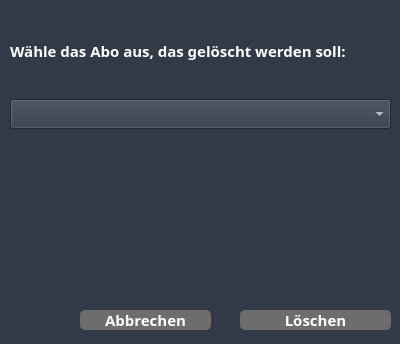
<?xml version="1.0" encoding="UTF-8"?>
<ui version="4.0">
 <class>Dialog</class>
 <widget class="QDialog" name="Dialog">
  <property name="geometry">
   <rect>
    <x>0</x>
    <y>0</y>
    <width>400</width>
    <height>344</height>
   </rect>
  </property>
  <property name="windowTitle">
   <string>Dialog</string>
  </property>
  <property name="styleSheet">
   <string notr="true">background-color: #313a46;</string>
  </property>
  <widget class="QWidget" name="gridLayoutWidget">
   <property name="geometry">
    <rect>
     <x>10</x>
     <y>9</y>
     <width>381</width>
     <height>151</height>
    </rect>
   </property>
   <layout class="QGridLayout" name="gridLayout">
    <item row="0" column="1">
     <widget class="QLabel" name="labelDeleteCalday">
      <property name="sizePolicy">
       <sizepolicy hsizetype="Preferred" vsizetype="Fixed">
        <horstretch>0</horstretch>
        <verstretch>0</verstretch>
       </sizepolicy>
      </property>
      <property name="font">
       <font>
        <family>Cabin</family>
        <pointsize>11</pointsize>
        <bold>true</bold>
       </font>
      </property>
      <property name="styleSheet">
       <string notr="true">color: #ffffff;</string>
      </property>
      <property name="text">
       <string>Wähle das Abo aus, das gelöscht werden soll:</string>
      </property>
     </widget>
    </item>
    <item row="1" column="1">
     <widget class="QComboBox" name="comboBoxSubs">
      <property name="sizePolicy">
       <sizepolicy hsizetype="Preferred" vsizetype="Fixed">
        <horstretch>0</horstretch>
        <verstretch>0</verstretch>
       </sizepolicy>
      </property>
      <property name="font">
       <font>
        <family>Cabin</family>
        <pointsize>11</pointsize>
        <bold>true</bold>
       </font>
      </property>
      <property name="styleSheet">
       <string notr="true">QComboBox {
    color: white;
}

QComboBox:items {
    color: white;
}

QListView {
    color: white;
}   

QLineEdit {
	color: white;
}</string>
      </property>
     </widget>
    </item>
   </layout>
  </widget>
  <widget class="QPushButton" name="pushButtonCancel">
   <property name="geometry">
    <rect>
     <x>80</x>
     <y>310</y>
     <width>131</width>
     <height>20</height>
    </rect>
   </property>
   <property name="font">
    <font>
     <family>Cabin</family>
     <pointsize>11</pointsize>
     <bold>true</bold>
    </font>
   </property>
   <property name="styleSheet">
    <string notr="true">QPushButton {
	background-color:  #6d6d6d;
	border-radius: 5px;
	color: #ffffff;
}

QPushButton::hover {
	background-color: #e0e1e3;
	color: #fff;
}</string>
   </property>
   <property name="text">
    <string>Abbrechen</string>
   </property>
  </widget>
  <widget class="QPushButton" name="pushButtonOk">
   <property name="geometry">
    <rect>
     <x>240</x>
     <y>310</y>
     <width>151</width>
     <height>20</height>
    </rect>
   </property>
   <property name="font">
    <font>
     <family>Cabin</family>
     <pointsize>11</pointsize>
     <bold>true</bold>
    </font>
   </property>
   <property name="styleSheet">
    <string notr="true">QPushButton {
	background-color:  #6d6d6d;
	border-radius: 5px;
	color: #ffffff;
}

QPushButton::hover {
	background-color: #e0e1e3;
	color: #fff;
}</string>
   </property>
   <property name="text">
    <string>Löschen</string>
   </property>
  </widget>
 </widget>
 <resources/>
 <connections/>
</ui>
